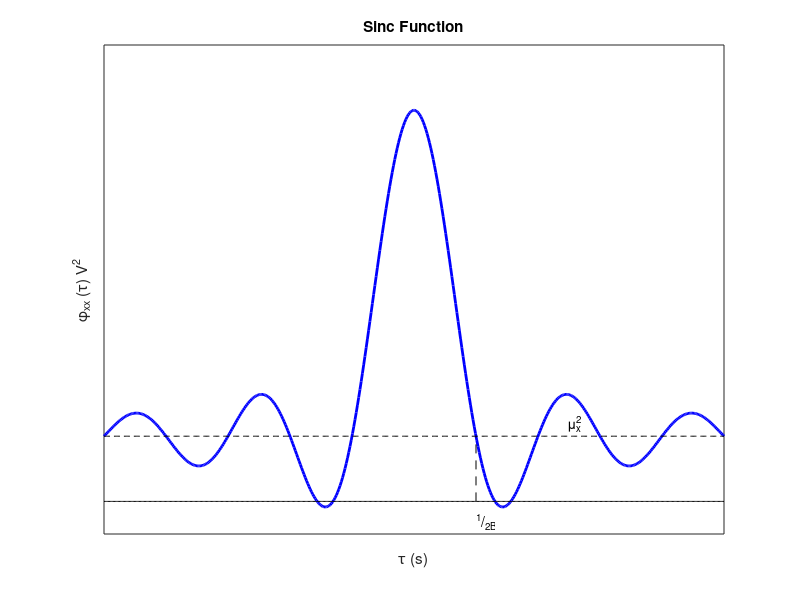

Recreate this plot in MATLAB. (Note: this script raises an error after producing the figure.)
%BLWN
N = 500;
tau = linspace(-0.5,0.5,500);
No = 1;
B = 5;
mu = 1;

phi = B*No*sinc(2*B*tau) + mu^2;
% y = sin(2*pi*B*tau);
figure
plot(tau,phi,'b', 'LineWidth', 2);hold
plot(tau,zeros(1,N),'k')
plot([1/(2*B) 1/(2*B)],[0, 1],'k--')
plot(tau,ones(1,N)*mu^2,'k--')
xlabel('Time (sec)');ylabel('Amplitude'); title('Sinc Function')
xlabel('\tau (s)')
ylabel('\phi_{xx} (\tau) V^2')
text(1/(2*B),-0.3,'^1/_{2B}')
text(0.25,mu^2+0.2,'\mu^2_x')
set(gca,'Xticklabel',[])
set(gca,'Yticklabel',[])
set(gca,'Xtick',[])
set(gca,'Ytick',[])
axis([-0.5 0.5 -0.5 7])

figure
f = linspace(-10,10,500);
S = No/2*rectangularPulse(-B,B,f);
plot(f,S,'b', 'LineWidth', 2)
hold on
stem(0, mu^2,'b', 'LineWidth', 2)
xlabel('Frequency (Hz)')
ylabel('\Phi_{xx} (f) V^2/Hz')
axis([-10,10,0 1.2])
text(0,1.05,'\mu^2_x')
text(5,-0.03,'B')
text(B+0.1,No/2,'No/2')

set(gca,'Xticklabel',[])
set(gca,'Yticklabel',[])
set(gca,'Xtick',[])
set(gca,'Ytick',[])
